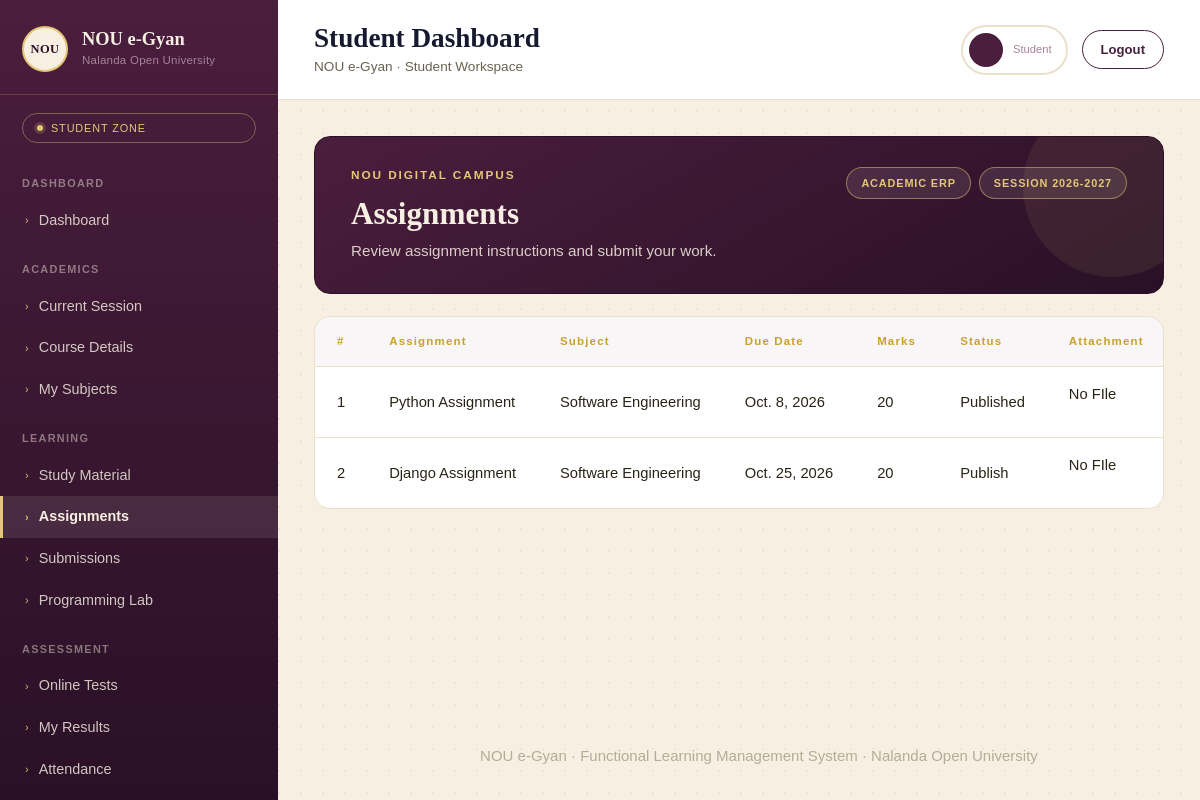
Screenshot of /studentdash/assignments (signed in) with the database file from the repository.
### myapp/models.py (models this page shows, shortened)
class AddTask(models.Model):
    id=models.IntegerField(primary_key=True,auto_created=True)
    title=models.CharField(max_length=50,unique=True)
    due_date=models.DateField()
    Dor_date=models.DateTimeField(null=True)
    course=models.CharField(max_length=50)
    subject=models.CharField(max_length=50)
    total_marks=models.IntegerField()
    attachment=models.FileField(upload_to='add_task',null=True)
    status=models.CharField(max_length=20)
    instruction=models.CharField(max_length=200)
    create_by=models.ForeignKey(
        User,
        on_delete=models.SET_NULL,null=True
    )

### myapp/views.py (the view)
# urls.py: path('studentdash/assignments',views.s_assignments,name='s_assignments'),
@cache_control(no_cache=True,must_revalidate=True,no_store=True)
@login_required
def s_assignments(request):
    ab=AddTask.objects.all()
    return render(request,'student/assignments.html',{'ab':ab})

### myapp/templates/student/assignments.html (shortened to what this page needs)
{% extends "student/base.html" %}
{% block content %}
<div class="content-wrap">
  <div class="page-hero">
    <div class="hero-top">
      <div>
        <div class="hero-eyebrow">NOU DIGITAL CAMPUS</div>
        <h1>Assignments</h1>
        <div class="sub">Review assignment instructions and submit your work.</div>
      </div>
      <div class="hero-badges">
        <div class="hero-badge">ACADEMIC ERP</div>
        <div class="hero-badge">SESSION 2026-2027</div>
      </div>
    </div>
  </div>
  <div class="table-card">
    <table>
      <thead>
        <tr>
          <th>#</th>
          <th>Assignment</th>
          <th>Subject</th>
          <th>Due Date</th>
          <th>Marks</th>
          <th>Status</th>
          <th>Attachment</th>
        </tr>
      </thead>
      <tbody>
        {% for i in ab %}
        <tr>
          <td>{{i.id}}</td>
          <td>{{i.title}}</td>
          <td>{{i.subject}}</td>
          <td>{{i.due_date}}</td>
          <td>{{i.total_marks}}</td>
          <td>{{i.status}}</td>
          <td>
            {% if attachment %}
            <span class="status-open">{{i.attachment.url}}</span>
            {% else %}
            <p>No FIle</p>
            {% endif %}
          </td>
        </tr>
        {% endfor %}
      </tbody>
    </table>
  </div>
</div>
{% endblock content %}

### myapp/static/css/student.css (style rules this page uses)
:root { --ink: #171A2E; --ink-soft: #262B48; --brick: #4A1E3D; --brick-deep: #2A1026; --parchment: #F6EFE2; --parchment-2:#EBE0CC; --brass: #C9A227; --brass-soft: #E3C777; --teal-accent:#8A5C7A; --sage: #A9829A; --ink-text: #2A2418; --font-display: 'Cinzel', serif; --font-body: 'Work Sans', sans-serif; --sidebar-w: 278px; padding-top: env(safe-area-inset-top, 0px); padding-bottom: env(safe-area-inset-bottom, 0px); }
* { box-sizing: border-box; }
html,body { height:100%; }
body { margin:0; font-family: var(--font-body); background: var(--parchment); color: var(--ink-text); -webkit-font-smoothing: antialiased; }

### myapp/templates/student/assignments.html (style rules this page uses)
:root { --ink: #171A2E; --brick: #4A1E3D; --brick-deep: #2A1026; --parchment: #F6EFE2; --parchment-2:#EBE0CC; --brass: #C9A227; --brass-soft: #E3C777; --sage: #A9829A; --ink-text: #2A2418; --font-display: 'Cinzel', serif; --font-body: 'Work Sans', sans-serif; }
* { box-sizing: border-box; }
body { margin:0; font-family: var(--font-body); background: var(--parchment); color: var(--ink-text); }
.content-wrap { padding: clamp(20px, 3vw, 44px); }
.page-hero { background: linear-gradient(150deg, var(--brick) 0%, var(--brick-deep) 100%); color: var(--parchment); border-radius: 16px; padding: 30px clamp(22px, 3vw, 40px); position: relative; overflow: hidden; margin-bottom: 22px; border: 1px solid var(--brick-deep); }
.page-hero::after { content:""; position:absolute; right:-40px; top:-40px; width:180px; height:180px; border-radius:50%; background: rgba(227,199,119,0.08); }
.hero-top { display:flex; align-items:flex-start; justify-content:space-between; gap: 16px; flex-wrap: wrap; position:relative; z-index:1; }
.hero-eyebrow { font-size:0.74rem; letter-spacing:0.16em; color: var(--brass-soft); margin-bottom:10px; font-weight:600; }
.page-hero h1 { font-family: var(--font-display); font-weight:700; font-size: clamp(1.5rem, 2.6vw, 2.05rem); margin: 0 0 8px; }
.page-hero .sub { font-size:0.95rem; color: rgba(246,239,226,0.85); max-width: 52ch; }
.hero-badges { display:flex; gap:8px; flex-wrap:wrap; }
.hero-badge { background: rgba(246,239,226,0.1); border:1px solid rgba(227,199,119,0.5); color: var(--brass-soft); font-size:0.68rem; letter-spacing:0.08em; padding: 7px 14px; border-radius:999px; white-space:nowrap; font-weight:600; }
.table-card { background:#fff; border:1px solid var(--parchment-2); border-radius:16px; overflow-x:auto; }
.table-card table { width:100%; border-collapse:collapse; min-width:760px; }
.table-card thead th { font-size:0.72rem; letter-spacing:0.1em; color: var(--brass); text-align:left; padding: 16px 22px; border-bottom:1.5px solid var(--parchment-2); background: rgba(74,30,61,0.04); white-space:nowrap; }
.table-card tbody td { padding: 16px 22px; font-size:0.92rem; color: var(--ink-text); border-bottom:1px solid var(--parchment-2); white-space:nowrap; }
.table-card tbody tr:last-child td { border-bottom:none; }

### rows the page displays
AddTask: id "1", title "Python Assignment", subject "Software Engineering", due_date "Oct. 8, 2026", total_marks "20", status "Published"
AddTask: id "2", title "Django Assignment", subject "Software Engineering", due_date "Oct. 25, 2026", total_marks "20", status "Publish"
